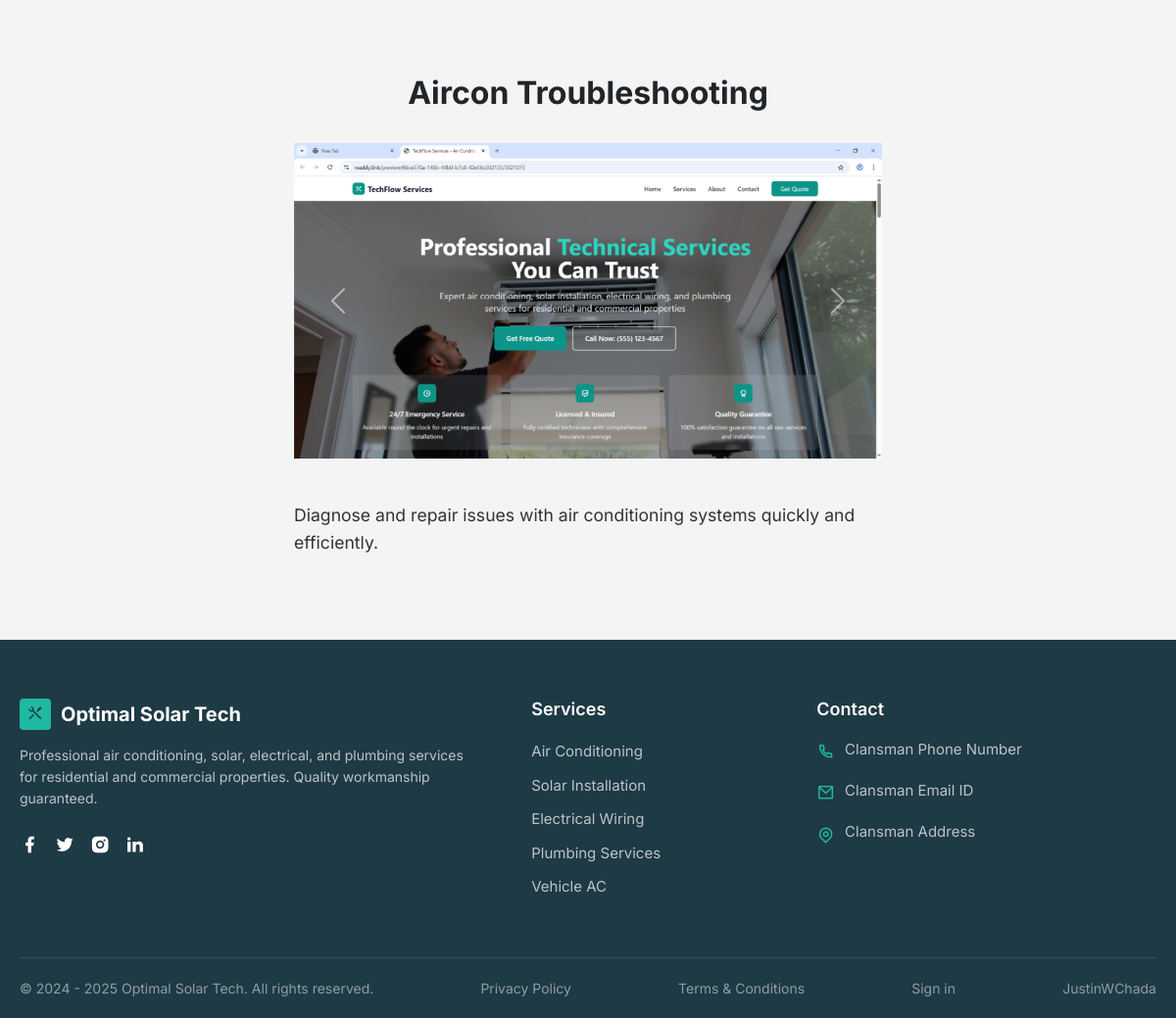
Screenshot of /pages/services_desc?Aircon Troubleshooting&id=2 with the database file from the repository.
### tables this page shows
CREATE TABLE services (
    service_id INT AUTO_INCREMENT PRIMARY KEY,
    service_title VARCHAR(255) NOT NULL,
    service_description VARCHAR(255) NOT NULL,
    date_uploaded DATETIME DEFAULT CURRENT_TIMESTAMP,
    date_edited DATETIME DEFAULT CURRENT_TIMESTAMP ON UPDATE CURRENT_TIMESTAMP,
    status VARCHAR(50) NOT NULL DEFAULT 'active'
);

CREATE TABLE services_images (
    image_id INT AUTO_INCREMENT PRIMARY KEY,
    service_id INT NOT NULL,
    service_img_path VARCHAR(255) NOT NULL,
    FOREIGN KEY (service_id) REFERENCES services(service_id) ON DELETE CASCADE
);

### pages/services_desc.php (the view, shortened to what this page needs)
<?php
    require_once "../config/miscellanea_db.php";
?>
<!DOCTYPE html>
<html lang="en">
<head>
    <link href="https://cdn.jsdelivr.net/npm/remixicon@4.2.0/fonts/remixicon.css" rel="stylesheet">
    <link rel="stylesheet" href="https://cdn.jsdelivr.net/npm/bootstrap-icons@latest/font/bootstrap-icons.css">
    <link href="https://cdn.jsdelivr.net/npm/bootstrap@5.3.3/dist/css/bootstrap.min.css" rel="stylesheet"
>
    <link rel="stylesheet" href="../css/index.css">
    <link rel="stylesheet" href="../css/service_desc.css">
    <link rel="stylesheet" href="../css/nav.css">
    <link rel="stylesheet" href="../css/footer.css">
</head>
<body>
    <section class="service-container py-5">
        <div class="container">
            <?php
            $serviceId = isset($_GET['id']) ? intval($_GET['id']) : 1;
            $serviceQuery = "SELECT * FROM services WHERE service_id = ?";
            $stmt = $OstMiscellaneaConn->prepare($serviceQuery);
            $stmt->bind_param("i", $serviceId);
            $stmt->execute();
            $serviceResult = $stmt->get_result();
            $service = $serviceResult->fetch_assoc();
            $imagesQuery = "SELECT * FROM services_images WHERE service_id = ? ORDER BY service_id ASC";
            $stmt = $OstMiscellaneaConn->prepare($imagesQuery);
            $stmt->bind_param("i", $serviceId);
            $stmt->execute();
            $imagesResult = $stmt->get_result();
            ?>
            <h2 class="section-title text-center fw-bold m-2"><?php echo htmlspecialchars($service['service_title'] ?? 'Service Title'); ?></h2>
            <br>
            <div id="serviceCarousel" class="service-carousel carousel slide" data-bs-ride="carousel">
                <div class="carousel-inner">
                    <?php
                    $isActive = true;
                    while ($image = $imagesResult->fetch_assoc()) {
                        $activeClass = $isActive ? 'active' : '';
                        ?>
                        <div class="carousel-item <?php echo $activeClass; ?>">
                            <div class="row">
                                <div class="col-md-12">
                                    <img src="../files/uploads/services/<?php echo htmlspecialchars($image['service_img_path']); ?>" class="d-block w-100" alt="<?php echo htmlspecialchars($image['alt_text'] ?? 'Service image'); ?>">
                                </div>
                            </div>
                        </div>
                        <?php
                        $isActive = false;
                    }
                    ?>
                </div>
                <button class="carousel-control-prev" type="button" data-bs-target="#serviceCarousel" data-bs-slide="prev">
                    <span class="carousel-control-prev-icon" aria-hidden="true"></span>
                </button>
                <button class="carousel-control-next" type="button" data-bs-target="#serviceCarousel" data-bs-slide="next">
                    <span class="carousel-control-next-icon" aria-hidden="true"></span>
                </button>
            </div>
            <br>
            <div class="service-description">
                <p>
                    <?php echo htmlspecialchars($service['service_description'] ?? 'Service description not available'); ?>
                </p>
            </div>
        </div>
    </section>
    <footer>
      <?php include "../includes/footer.php"; ?>
    </footer>
</body>
</html>

### css/index.css (style rules this page uses)
:root { --primary-color: #1fb8a1; --text-color: #333333; --link-color: #666666; --white: #ffffff; --header-height: 80px; --teal-color: #1fb8a1; --dark-text: #333; --light-text: #ffffff; --gray-text: #cccccc; --card-bg: rgba(255, 255, 255, 0.8); --background-white: #fff; --star-gold: #ffc107; --medium-text: #555; --card-shadow: 0 4px 12px rgba(0, 0, 0, 0.05); --footer-dark-bg: #1e3a45; }
body { font-family: "Inter", sans-serif; background-color: #f4f4f4; }

### css/service_desc.css (style rules this page uses)
.service-carousel { max-width: 600px; margin: 0 auto; max-height: 400px; contain: content; }
img { max-height: 400px; width: 100%; object-fit: contain; }
.service-description { max-width: 600px; margin: 0 auto; margin-top: 20px; font-size: 1.1em; line-height: 1.6; color: #333; }

### css/nav.css (style rules this page uses)
.container { margin: 0 auto; padding: 20px; }

### rows the page displays
services: service_title "Aircon Troubleshooting", service_description "Diagnose and repair issues with air conditioning systems quickly and efficiently."
services_images: service_img_path (picture)
